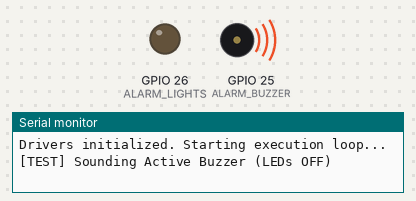
Bench run of a sketch on a simulated ESP32. Parts: output pins drawn as LEDs (lit = HIGH), buzzer (waves = sounding, pin HIGH), the last lines printed to the serial monitor.

Above: at 0.5 s.
At 2.0 s:
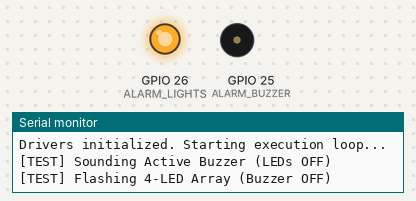
At 3.5 s:
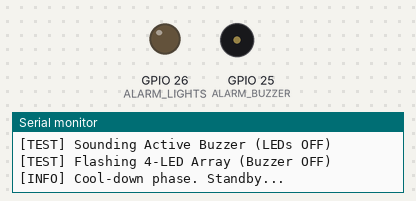
Timing chart, 0 to 5.9 s (numbered marks = the images above):
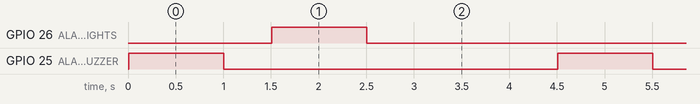

Measured:
- by itself, GPIO 26 (ALARM_LIGHTS), GPIO 25 (ALARM_BUZZER): alternates HIGH for 1.0 s and LOW for 3.5 s
- by itself, everything shown: repeats every 4.5 s, in 4 steps

The sketch:

LED_BUZZER_TEST.ino
```cpp
// Phase 3 Configuration Pins
const int ALARM_BUZZER = 25;
const int ALARM_LIGHTS = 26;

void setup() {
  Serial.begin(115200);
  while (!Serial); // Wait for Serial Monitor window to open

  Serial.println("\n--- UniMAP FYP: Phase 3 Output Component Test ---");

  // Initialize transistor driver control pins as outputs
  pinMode(ALARM_BUZZER, OUTPUT);
  pinMode(ALARM_LIGHTS, OUTPUT);

  // Force all outputs LOW (off) initially for circuit stability
  digitalWrite(ALARM_BUZZER, LOW);
  digitalWrite(ALARM_LIGHTS, LOW);

  Serial.println("Drivers initialized. Starting execution loop...");
}

void loop() {
  // Step 1: Isolate and test the Buzzer transistor path
  Serial.println("[TEST] Sounding Active Buzzer (LEDs OFF)");
  digitalWrite(ALARM_BUZZER, HIGH); // Sends 3.3V to 2N2222 Base to turn it ON
  digitalWrite(ALARM_LIGHTS, LOW);  // Keeps LEDs turned OFF
  delay(1000);                      // Hold sound for 1 second

  // Step 2: Silence the buzzer and create a small gap
  digitalWrite(ALARM_BUZZER, LOW);
  delay(500);

  // Step 3: Isolate and test the 4-LED Cluster transistor path
  Serial.println("[TEST] Flashing 4-LED Array (Buzzer OFF)");
  digitalWrite(ALARM_BUZZER, LOW);  // Keeps Buzzer turned OFF
  digitalWrite(ALARM_LIGHTS, HIGH); // Sends 3.3V to 2N2222 Base to turn it ON
  delay(1000);                      // Keep lights glowing for 1 second

  // Step 4: Turn everything off before repeating the sequence
  digitalWrite(ALARM_LIGHTS, LOW);
  Serial.println("[INFO] Cool-down phase. Standby...\n");
  delay(2000);                      // Wait 2 seconds before looping
}
```
